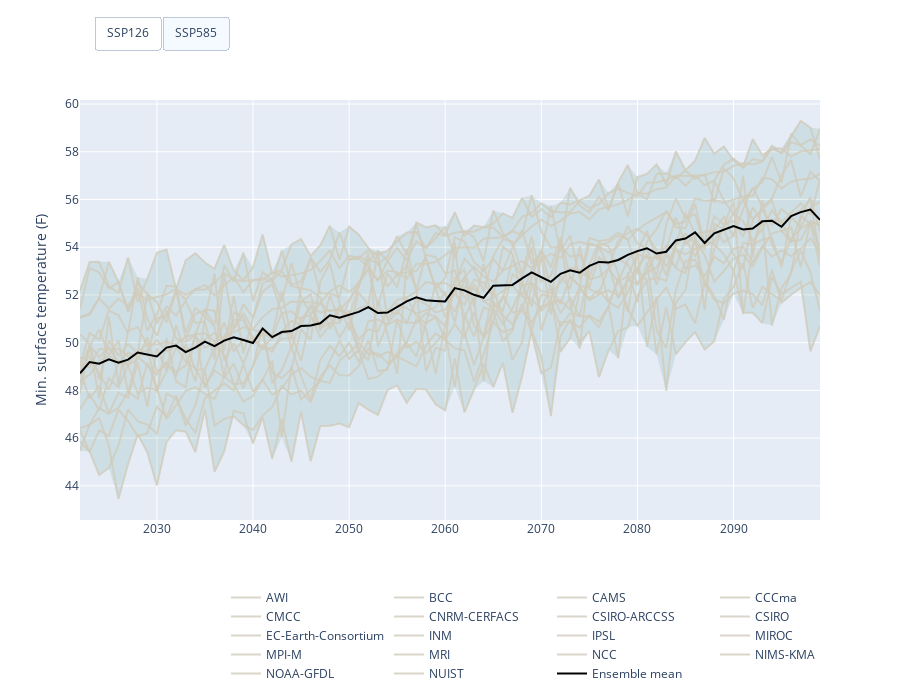
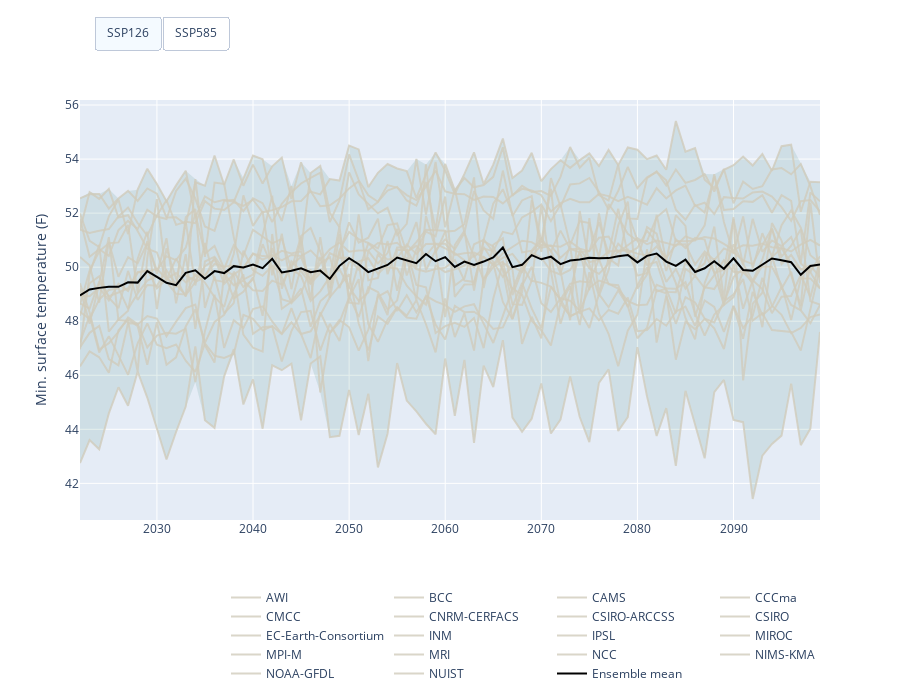

Notebook code cell kept with these figures, in order:
### Code cell
fig= go.Figure(list_figs, dict(width=900, height=700))

fig.update_layout(legend=dict(
    orientation="h",
    yanchor="bottom",
    y=-0.4,
    xanchor="right",
    x=1),
    yaxis_title= 'Min. surface temperature (F)',
    updatemenus = [
      go.layout.Updatemenu(
         type = "buttons", direction = "right", active = 0, x = 0.2, y = 1.2,
         buttons = list(
            [
               dict(
                  label = "SSP126", method = "update",
                  args = [{"visible": [True]*(len(list_figs)//2)+[False]*(len(list_figs)//2)}]
               ),
               dict(
                  label = "SSP585", method = "update", 
                  args = [{"visible": [False]*(len(list_figs)//2)+[True]*(len(list_figs)//2)}]
               )
            ]
         )
      )
   ])
fig.show()
